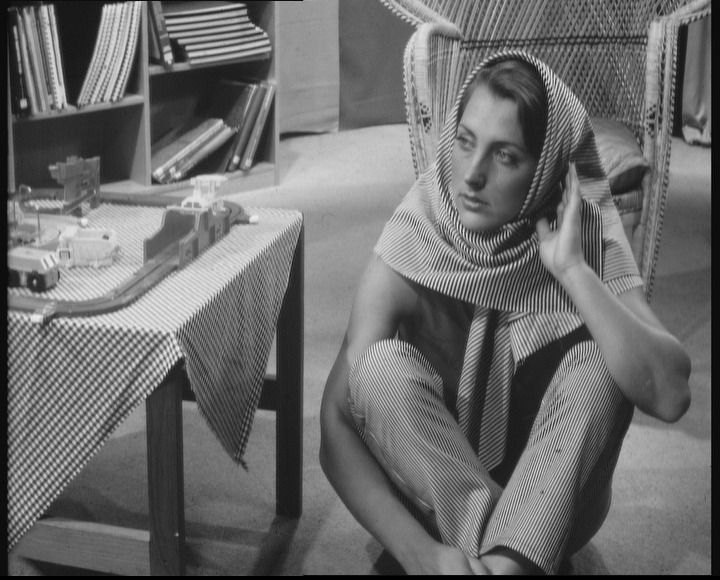
#> input picture tp2/fourier_transform/images/barbara.jpg, 720 x 580 px, found by its file name
$ jupyter execute viasampling.ipynb   (shell and % lines are left out)
#> lines starting #> are read from the running program, lines starting #| are printed output that depends on the picture
Importamos modulos y archivos necesarios

[cell 1]
import matplotlib.pyplot as plt
import cv2
from scipy import signal
import numpy as np

# Viasampling

[cell 2]
img = cv2.imread('barbara.jpg')
#> img is the input picture: shape (580, 720, 3); min 0, max 238, mean 108.4
plt.imshow(img)

[cell 3]
from numpy.fft import fft2,ifft2,fftshift

[cell 4]
def downsample(image,m,filter):
    N,M = image.shape
    w = 1/m
    F = fftshift(fft2(image))
    if filter == "FILTER_ON":
        for i in range(N):
            for j in range(N):
                r2 = (i-round(N/2))**2 + (j-round(N/2))**2
                if r2 > (round( (N/2*w)**2 )):
                    F[i,j] = 0
    Idownsampled = np.real(ifft2(fftshift(F)))
    return cv2.resize(src=Idownsampled,dsize=(N//m,N//m),interpolation = cv2.INTER_NEAREST)

[cell 5]
def upsample(image,m):
    N,M = image.shape
    Iup = np.zeros((m*N,m*N))
    for i in range(N):
        for j in range(N):
            Iup[m*i,m*j] = image[i,j]

    N,M = Iup.shape
    w = 1/m
    F = fftshift(fft2(Iup))
    for i in range(N):
        for j in range(N):
            r2 = (i-round(N/2))**2 + (j-round(N/2))**2
            if r2 > (round( (N/2*w)**2 )):
                    F[i,j] = 0
    Iup = (m*m)*abs(ifft2(fftshift(F)))
    return Iup

[cell 6]
m = 2
gray = cv2.cvtColor(img, cv2.COLOR_BGR2GRAY)
f1 = gray[0:500,0:500]
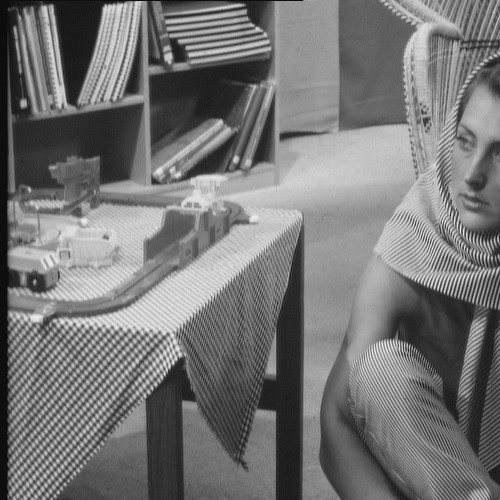
#> f1: shape (500, 500); min 7, max 238, mean 117.4
f2 = downsample(f1,m,"FILTER_OFF")
#> in downsample, `return cv2.resize(src=Idownsampled,dsize=(N//m,N//m),interpolation = c..`:
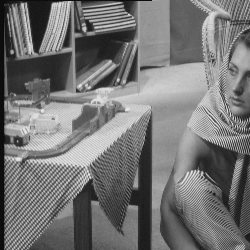
#> returned value: shape (250, 250) float64; min 7, max 235, mean 117.3
f3 = upsample(f2,m)
#> after the loop in upsample, `for i in range(N):`:
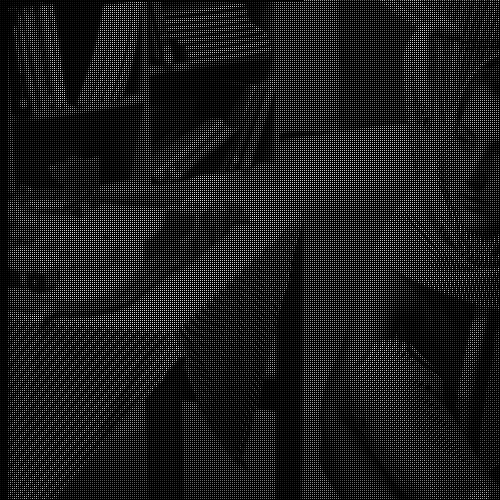
#> Iup: shape (500, 500) float64; min 0, max 235, mean 29.3
#> in upsample, `Iup = (m*m)*abs(ifft2(fftshift(F)))`:
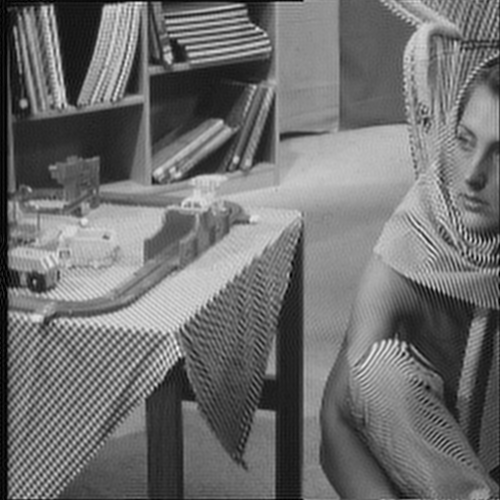
#> Iup: shape (500, 500) float64; min 0.0015, max 267.5, mean 117.3; drawn with min black and max white

## Se recomienda ver las imagenes escritas con imwrite ya que con imshow

[cell 7]
plt.imshow(f1,cmap='gray')
cv2.imwrite('f1.jpg', f1)
#> Out = True

[cell 8]
plt.imshow(f2,cmap='gray')
cv2.imwrite('f2.jpg', f2)
#> Out = True

[cell 9]
plt.imshow(f3,cmap='gray')
cv2.imwrite('f3.jpg', f3)
#> Out = True

[cell 10]
cv2.imwrite('f1.jpg', f1)
#> Out = True
